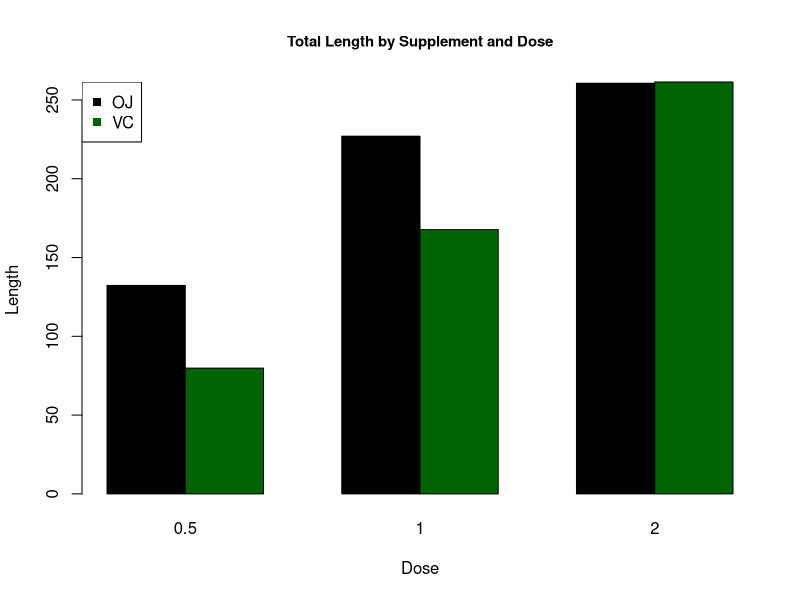

The R script that drew this image:
## ---- chunk 1
library(datasets)
data(ToothGrowth)
names(ToothGrowth)
## ---- chunk 2
data <- ToothGrowth
## ---- chunk 3
class(data$supp)
class(data$dose)
## ---- chunk 4
data$dose <- factor(data$dose)
## ---- chunk 5
sums <- tapply(data$len, list(data$supp,data$dose), sum)
sums
## ---- chunk 6
barplot(sums, main="Total Length by Supplement and Dose", xlab = "Dose", ylab = "Length",
          col = c("black", "darkgreen"), cex.main=.9, beside=TRUE)
legend("topleft", col = c("black", "darkgreen"), pch=15, legend = c("OJ", "VC"))
## ---- chunk 7
t.test(subset(data, supp == "OJ" & dose == 0.5)$len, subset(data, supp == "VC" & dose == 0.5)$len)
## ---- chunk 8
t.test(subset(data, supp == "OJ" & dose == 1)$len, subset(data, supp == "VC" & dose == 1)$len)
## ---- chunk 9
t.test(subset(data, supp == "OJ" & dose == 2)$len, subset(data, supp == "VC" & dose == 2)$len)
